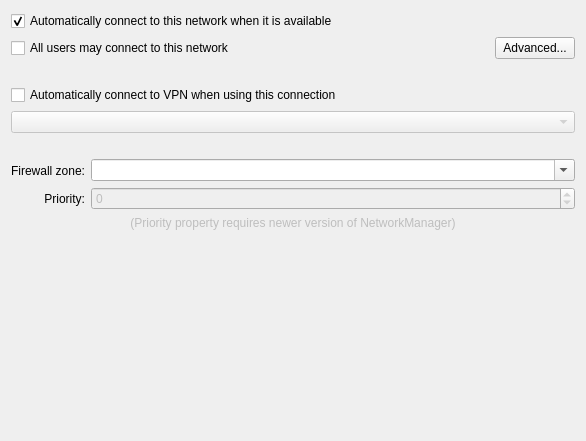
<?xml version="1.0" encoding="UTF-8"?>
<ui version="4.0">
 <class>ConnectionWidget</class>
 <widget class="QWidget" name="ConnectionWidget">
  <property name="geometry">
   <rect>
    <x>0</x>
    <y>0</y>
    <width>586</width>
    <height>441</height>
   </rect>
  </property>
  <layout class="QVBoxLayout" name="verticalLayout_4">
   <item>
    <widget class="QCheckBox" name="autoconnect">
     <property name="text">
      <string>Automatically connect to this network when it is available</string>
     </property>
     <property name="checked">
      <bool>true</bool>
     </property>
    </widget>
   </item>
   <item>
    <layout class="QHBoxLayout" name="horizontalLayout_3">
     <item>
      <widget class="QCheckBox" name="allUsers">
       <property name="text">
        <string>All users may connect to this network</string>
       </property>
       <property name="checked">
        <bool>false</bool>
       </property>
      </widget>
     </item>
     <item>
      <widget class="QPushButton" name="pushButtonPermissions">
       <property name="sizePolicy">
        <sizepolicy hsizetype="Fixed" vsizetype="Fixed">
         <horstretch>0</horstretch>
         <verstretch>0</verstretch>
        </sizepolicy>
       </property>
       <property name="toolTip">
        <string>Edit advanced permissions for this connection</string>
       </property>
       <property name="whatsThis">
        <string>Fine-grained permissions editor for this connection. It lets you choose which users can activate/modify/delete this connection.</string>
       </property>
       <property name="text">
        <string>Advanced...</string>
       </property>
       <property name="icon">
        <iconset theme="preferences-desktop-user">
         <normaloff/>
        </iconset>
       </property>
      </widget>
     </item>
    </layout>
   </item>
   <item>
    <spacer name="verticalSpacer_2">
     <property name="orientation">
      <enum>Qt::Vertical</enum>
     </property>
     <property name="sizeType">
      <enum>QSizePolicy::Minimum</enum>
     </property>
     <property name="sizeHint" stdset="0">
      <size>
       <width>20</width>
       <height>20</height>
      </size>
     </property>
    </spacer>
   </item>
   <item>
    <layout class="QVBoxLayout" name="verticalLayout">
     <item>
      <widget class="QCheckBox" name="autoconnectVpn">
       <property name="text">
        <string>Automatically connect to VPN when using this connection</string>
       </property>
      </widget>
     </item>
     <item>
      <widget class="KComboBox" name="vpnCombobox">
       <property name="enabled">
        <bool>false</bool>
       </property>
      </widget>
     </item>
    </layout>
   </item>
   <item>
    <spacer name="verticalSpacer">
     <property name="orientation">
      <enum>Qt::Vertical</enum>
     </property>
     <property name="sizeType">
      <enum>QSizePolicy::Minimum</enum>
     </property>
     <property name="sizeHint" stdset="0">
      <size>
       <width>20</width>
       <height>20</height>
      </size>
     </property>
    </spacer>
   </item>
   <item>
    <layout class="QHBoxLayout" name="horizontalLayout">
     <item>
      <layout class="QVBoxLayout" name="verticalLayout_3">
       <item>
        <widget class="QLabel" name="label_2">
         <property name="text">
          <string>Firewall zone:</string>
         </property>
         <property name="alignment">
          <set>Qt::AlignRight|Qt::AlignTrailing|Qt::AlignVCenter</set>
         </property>
         <property name="buddy">
          <cstring>firewallZone</cstring>
         </property>
        </widget>
       </item>
       <item>
        <widget class="QLabel" name="label">
         <property name="text">
          <string>Priority:</string>
         </property>
         <property name="alignment">
          <set>Qt::AlignRight|Qt::AlignTrailing|Qt::AlignVCenter</set>
         </property>
        </widget>
       </item>
      </layout>
     </item>
     <item>
      <layout class="QVBoxLayout" name="verticalLayout_2">
       <item>
        <widget class="KComboBox" name="firewallZone">
         <property name="sizePolicy">
          <sizepolicy hsizetype="MinimumExpanding" vsizetype="Fixed">
           <horstretch>0</horstretch>
           <verstretch>0</verstretch>
          </sizepolicy>
         </property>
         <property name="editable">
          <bool>true</bool>
         </property>
         <property name="insertPolicy">
          <enum>QComboBox::InsertAlphabetically</enum>
         </property>
        </widget>
       </item>
       <item>
        <widget class="QSpinBox" name="prioritySpin">
         <property name="toolTip">
           <string>If the connection is set to autoconnect, connections with higher priority will be preferred. Defaults to 0.
The higher number means higher priority. An negative number can be used to indicate priority lower than the default.
           </string>
         </property>
         <property name="enabled">
          <bool>false</bool>
         </property>
         <property name="sizePolicy">
          <sizepolicy hsizetype="MinimumExpanding" vsizetype="Fixed">
           <horstretch>0</horstretch>
           <verstretch>0</verstretch>
          </sizepolicy>
         </property>
         <property name="minimum">
          <number>-100</number>
         </property>
        </widget>
       </item>
      </layout>
     </item>
    </layout>
   </item>
   <item>
    <widget class="QLabel" name="nmVersionWarning">
     <property name="enabled">
      <bool>false</bool>
     </property>
     <property name="text">
      <string>(Priority property requires newer version of NetworkManager)</string>
     </property>
     <property name="alignment">
      <set>Qt::AlignCenter</set>
     </property>
    </widget>
   </item>
   <item>
    <spacer name="verticalSpacer_3">
     <property name="orientation">
      <enum>Qt::Vertical</enum>
     </property>
     <property name="sizeHint" stdset="0">
      <size>
       <width>20</width>
       <height>118</height>
      </size>
     </property>
    </spacer>
   </item>
  </layout>
 </widget>
 <customwidgets>
  <customwidget>
   <class>KComboBox</class>
   <extends>QComboBox</extends>
   <header>kcombobox.h</header>
  </customwidget>
 </customwidgets>
 <tabstops>
  <tabstop>autoconnect</tabstop>
  <tabstop>allUsers</tabstop>
  <tabstop>pushButtonPermissions</tabstop>
  <tabstop>autoconnectVpn</tabstop>
  <tabstop>vpnCombobox</tabstop>
  <tabstop>firewallZone</tabstop>
 </tabstops>
 <resources/>
 <connections>
  <connection>
   <sender>allUsers</sender>
   <signal>toggled(bool)</signal>
   <receiver>pushButtonPermissions</receiver>
   <slot>setDisabled(bool)</slot>
   <hints>
    <hint type="sourcelabel">
     <x>199</x>
     <y>39</y>
    </hint>
    <hint type="destinationlabel">
     <x>382</x>
     <y>51</y>
    </hint>
   </hints>
  </connection>
 </connections>
</ui>
